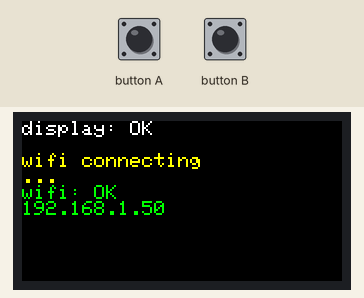
This sketch was run on a simulated ESP32. On the bench: 160×80 colour display. Inputs (shaded band) come from the test bench. WiFi joins after 1.5 s; servers stay silent unless stated; what the sketch prints to the serial monitor is not drawn.

Above: at 4.4 s.
At 7.0 s:
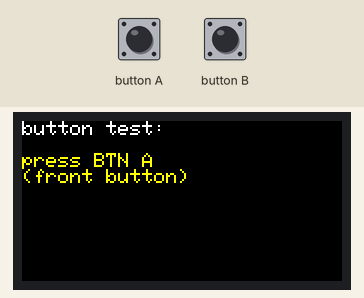
7.1 s: button A pressed for 0.15 s
At 8.3 s:
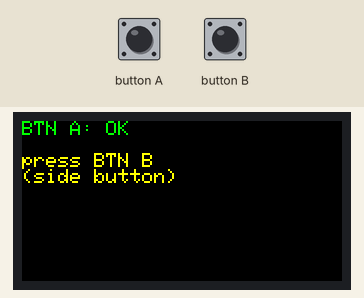
8.7 s: button B pressed for 0.15 s
At 9.9 s:
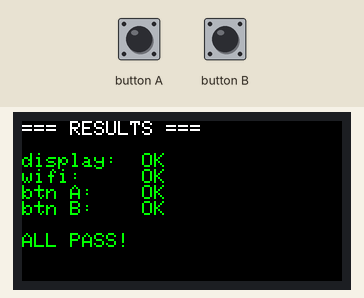
Timing chart, 0 to 11.7 s (numbered marks = the images above; inputs shaded):
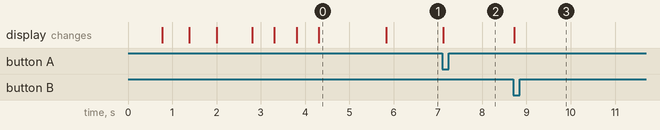

The sketch:

hwtest.ino
```cpp
#include <M5StickC.h>
#include <WiFi.h>

#define WIFI_SSID "Altibox150666"
#define WIFI_PASS "s7D77XZh"

int test = 0;
bool wifi_ok = false;
bool btnA_ok = false;
bool btnB_ok = false;

void show_test(const char* label, const char* status, uint16_t color) {
  M5.Lcd.fillScreen(BLACK);
  M5.Lcd.setTextSize(1);
  M5.Lcd.setCursor(0, 0);
  M5.Lcd.setTextColor(WHITE, BLACK);
  M5.Lcd.println("=== HW TEST ===");
  M5.Lcd.println();
  M5.Lcd.setTextColor(color, BLACK);
  M5.Lcd.println(label);
  M5.Lcd.println(status);
}

void setup() {
  Serial.begin(115200);
  M5.begin();
  M5.Lcd.setRotation(3);

  Serial.println("starting hw test");

  // Test 1 — display
  M5.Lcd.fillScreen(RED);
  delay(600);
  M5.Lcd.fillScreen(GREEN);
  delay(600);
  M5.Lcd.fillScreen(BLUE);
  delay(600);
  M5.Lcd.fillScreen(BLACK);

  M5.Lcd.setTextSize(1);
  M5.Lcd.setTextColor(WHITE, BLACK);
  M5.Lcd.setCursor(0, 0);
  M5.Lcd.println("display: OK");
  M5.Lcd.println();
  Serial.println("display: OK");
  delay(800);

  // Test 2 — WiFi
  M5.Lcd.setTextColor(YELLOW, BLACK);
  M5.Lcd.println("wifi connecting");
  Serial.println("wifi connecting...");
  WiFi.mode(WIFI_STA);
  WiFi.begin(WIFI_SSID, WIFI_PASS);
  int tries = 0;
  while (WiFi.status() != WL_CONNECTED && tries < 20) {
    delay(500);
    M5.Lcd.print(".");
    Serial.print(".");
    tries++;
  }
  M5.Lcd.println();
  if (WiFi.status() == WL_CONNECTED) {
    wifi_ok = true;
    M5.Lcd.setTextColor(GREEN, BLACK);
    M5.Lcd.println("wifi: OK");
    M5.Lcd.println(WiFi.localIP());
    Serial.println("\nwifi: OK");
    Serial.println(WiFi.localIP());
  } else {
    M5.Lcd.setTextColor(RED, BLACK);
    M5.Lcd.println("wifi: FAILED");
    Serial.println("\nwifi: FAILED");
  }
  delay(1500);

  // Test 3 — buttons
  M5.Lcd.fillScreen(BLACK);
  M5.Lcd.setCursor(0, 0);
  M5.Lcd.setTextColor(WHITE, BLACK);
  M5.Lcd.println("button test:");
  M5.Lcd.println();
  M5.Lcd.setTextColor(YELLOW, BLACK);
  M5.Lcd.println("press BTN A");
  M5.Lcd.println("(front button)");
  Serial.println("waiting for btn A...");
}

void loop() {
  M5.update();

  if (!btnA_ok) {
    if (M5.BtnA.wasPressed()) {
      btnA_ok = true;
      M5.Lcd.fillScreen(BLACK);
      M5.Lcd.setCursor(0, 0);
      M5.Lcd.setTextColor(GREEN, BLACK);
      M5.Lcd.println("BTN A: OK");
      M5.Lcd.println();
      M5.Lcd.setTextColor(YELLOW, BLACK);
      M5.Lcd.println("press BTN B");
      M5.Lcd.println("(side button)");
      Serial.println("btn A: OK");
    }
    return;
  }

  if (!btnB_ok) {
    if (M5.BtnB.wasPressed()) {
      btnB_ok = true;
      Serial.println("btn B: OK");

      M5.Lcd.fillScreen(BLACK);
      M5.Lcd.setCursor(0, 0);
      M5.Lcd.setTextColor(WHITE, BLACK);
      M5.Lcd.println("=== RESULTS ===");
      M5.Lcd.println();
      M5.Lcd.setTextColor(GREEN, BLACK);
      M5.Lcd.println("display:  OK");
      M5.Lcd.setTextColor(wifi_ok ? GREEN : RED, BLACK);
      M5.Lcd.printf("wifi:     %s\n", wifi_ok ? "OK" : "FAIL");
      M5.Lcd.setTextColor(GREEN, BLACK);
      M5.Lcd.println("btn A:    OK");
      M5.Lcd.println("btn B:    OK");
      M5.Lcd.println();
      M5.Lcd.setTextColor(WHITE, BLACK);
      bool all_ok = wifi_ok && btnA_ok && btnB_ok;
      M5.Lcd.setTextColor(all_ok ? GREEN : RED, BLACK);
      M5.Lcd.println(all_ok ? "ALL PASS!" : "SOME FAILED");
      Serial.println(all_ok ? "ALL PASS" : "SOME FAILED");
    }
    return;
  }

  delay(10);
}
```

Measured:
- after the input at 7.1 s, the display: changes at once (image 2)
- after the input at 8.7 s, the display: changes at once (image 3)
- what the display in image 0 shows lasts 1.5 s, from 4.3 s to 5.8 s
